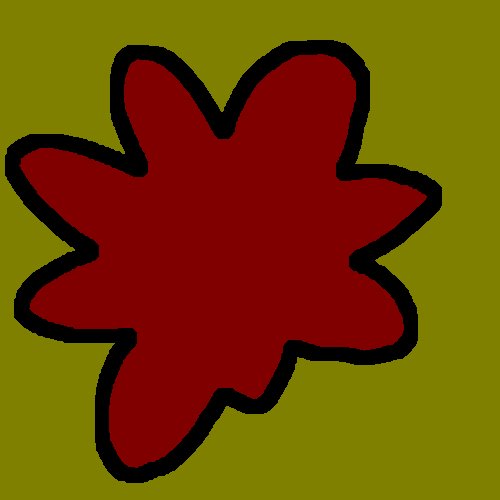
%> input picture Projecte/imatges_flors/model/Buixol/image_1226.png, 500 x 500 px, given in place of image_1121.jpg, which was not available
$ octave generador_histos_color.m   (GNU Octave 9; MATLAB toolbox functions it lacks are replaced by stand-ins)
%> lines starting %> are read from the running program, lines starting %| are printed output that depends on the picture; pictures that were not available may be replaced by others from this repository, and a replacement may not be noted
%% Boto d'or
im1 = imread('image_1121.jpg');
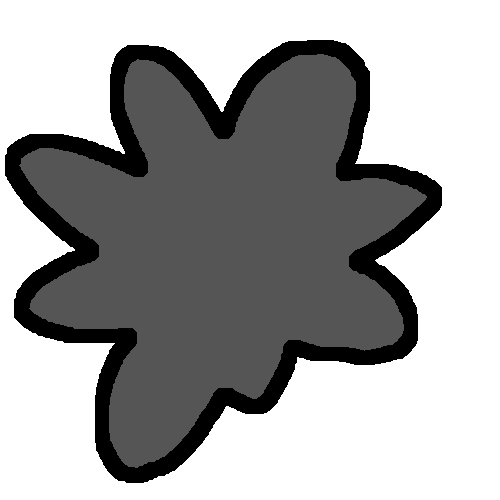
%> im1: size 500x500 uint8; min 0, max 3, mean 1.92; drawn with min black and max white
imseg1 = imread('image_1121.png');
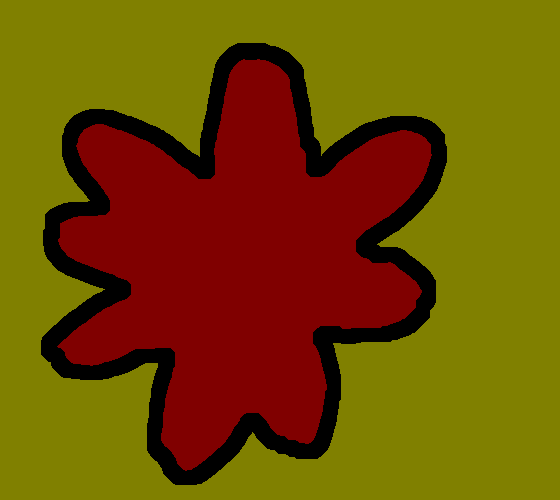
%> input picture Projecte/imatges_flors/model/Buixol/image_1228.png, 560 x 500 px, given in place of image_1121.png, which was not available
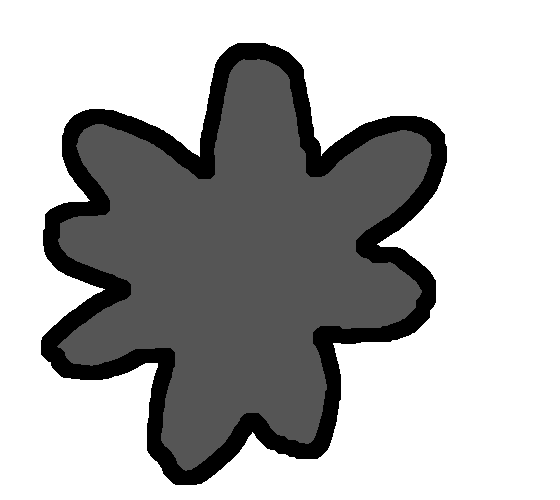
%> imseg1: size 500x560 uint8; min 0, max 3, mean 2.09; drawn with min black and max white

%> (the run ends here)
